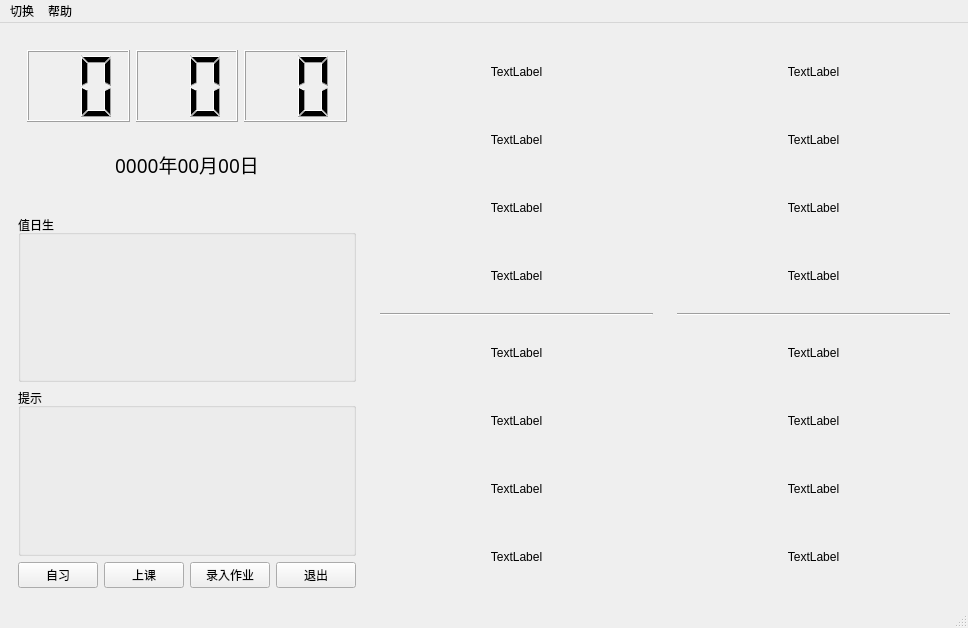
<?xml version="1.0" encoding="UTF-8"?>
<ui version="4.0">
 <class>MainWindow</class>
 <widget class="QMainWindow" name="MainWindow">
  <property name="geometry">
   <rect>
    <x>0</x>
    <y>0</y>
    <width>968</width>
    <height>628</height>
   </rect>
  </property>
  <property name="sizePolicy">
   <sizepolicy hsizetype="Maximum" vsizetype="Maximum">
    <horstretch>1</horstretch>
    <verstretch>1</verstretch>
   </sizepolicy>
  </property>
  <property name="windowTitle">
   <string>班级管理系统</string>
  </property>
  <widget class="QWidget" name="centralwidget">
   <property name="sizePolicy">
    <sizepolicy hsizetype="Expanding" vsizetype="Expanding">
     <horstretch>1</horstretch>
     <verstretch>1</verstretch>
    </sizepolicy>
   </property>
   <layout class="QGridLayout" name="gridLayout_4">
    <item row="0" column="0">
     <widget class="QWidget" name="widget_4" native="true">
      <property name="sizePolicy">
       <sizepolicy hsizetype="Maximum" vsizetype="Expanding">
        <horstretch>0</horstretch>
        <verstretch>1</verstretch>
       </sizepolicy>
      </property>
      <property name="autoFillBackground">
       <bool>false</bool>
      </property>
      <layout class="QGridLayout" name="gridLayout">
       <item row="3" column="3">
        <widget class="QPushButton" name="pushButton">
         <property name="text">
          <string>退出</string>
         </property>
        </widget>
       </item>
       <item row="1" column="0" colspan="4">
        <widget class="QGroupBox" name="CleaningGroup">
         <property name="title">
          <string>值日生</string>
         </property>
         <widget class="QLabel" name="clean">
          <property name="geometry">
           <rect>
            <x>10</x>
            <y>20</y>
            <width>371</width>
            <height>131</height>
           </rect>
          </property>
          <property name="text">
           <string/>
          </property>
         </widget>
        </widget>
       </item>
       <item row="3" column="1">
        <widget class="QPushButton" name="BtnClassBegin">
         <property name="text">
          <string>上课</string>
         </property>
        </widget>
       </item>
       <item row="3" column="2">
        <widget class="QPushButton" name="pushButton_2">
         <property name="text">
          <string>录入作业</string>
         </property>
        </widget>
       </item>
       <item row="2" column="0" colspan="4">
        <widget class="QGroupBox" name="Reminds">
         <property name="title">
          <string>提示</string>
         </property>
         <widget class="QLabel" name="remind">
          <property name="geometry">
           <rect>
            <x>10</x>
            <y>20</y>
            <width>371</width>
            <height>131</height>
           </rect>
          </property>
          <property name="text">
           <string/>
          </property>
          <property name="textFormat">
           <enum>Qt::AutoText</enum>
          </property>
         </widget>
        </widget>
       </item>
       <item row="3" column="0">
        <widget class="QPushButton" name="BtnClassOver">
         <property name="text">
          <string>自习</string>
         </property>
        </widget>
       </item>
       <item row="0" column="0" colspan="4">
        <widget class="QWidget" name="widget_5" native="true">
         <layout class="QGridLayout" name="gridLayout_5">
          <item row="0" column="0">
           <widget class="QLCDNumber" name="TimeClock_Hour">
            <property name="digitCount">
             <number>2</number>
            </property>
           </widget>
          </item>
          <item row="0" column="1">
           <widget class="QLCDNumber" name="TimeClock_Min">
            <property name="autoFillBackground">
             <bool>false</bool>
            </property>
            <property name="digitCount">
             <number>2</number>
            </property>
           </widget>
          </item>
          <item row="0" column="2">
           <widget class="QLCDNumber" name="TimeClock_Sec">
            <property name="digitCount">
             <number>2</number>
            </property>
           </widget>
          </item>
          <item row="1" column="0" colspan="3">
           <widget class="QLabel" name="label_date">
            <property name="font">
             <font>
              <family>Adobe Devanagari</family>
              <pointsize>14</pointsize>
             </font>
            </property>
            <property name="text">
             <string>0000年00月00日</string>
            </property>
            <property name="alignment">
             <set>Qt::AlignCenter</set>
            </property>
           </widget>
          </item>
         </layout>
        </widget>
       </item>
      </layout>
     </widget>
    </item>
    <item row="0" column="1">
     <widget class="QWidget" name="widget" native="true">
      <layout class="QGridLayout" name="gridLayout_2">
       <item row="5" column="0">
        <widget class="QLabel" name="time5">
         <property name="text">
          <string>TextLabel</string>
         </property>
         <property name="alignment">
          <set>Qt::AlignCenter</set>
         </property>
        </widget>
       </item>
       <item row="1" column="0">
        <widget class="QLabel" name="time2">
         <property name="text">
          <string>TextLabel</string>
         </property>
         <property name="alignment">
          <set>Qt::AlignCenter</set>
         </property>
        </widget>
       </item>
       <item row="3" column="0">
        <widget class="QLabel" name="time4">
         <property name="text">
          <string>TextLabel</string>
         </property>
         <property name="alignment">
          <set>Qt::AlignCenter</set>
         </property>
        </widget>
       </item>
       <item row="8" column="0">
        <widget class="QLabel" name="time8">
         <property name="text">
          <string>TextLabel</string>
         </property>
         <property name="alignment">
          <set>Qt::AlignCenter</set>
         </property>
        </widget>
       </item>
       <item row="6" column="0">
        <widget class="QLabel" name="time6">
         <property name="text">
          <string>TextLabel</string>
         </property>
         <property name="alignment">
          <set>Qt::AlignCenter</set>
         </property>
        </widget>
       </item>
       <item row="0" column="0">
        <widget class="QLabel" name="time1">
         <property name="text">
          <string>TextLabel</string>
         </property>
         <property name="alignment">
          <set>Qt::AlignCenter</set>
         </property>
        </widget>
       </item>
       <item row="2" column="0">
        <widget class="QLabel" name="time3">
         <property name="text">
          <string>TextLabel</string>
         </property>
         <property name="alignment">
          <set>Qt::AlignCenter</set>
         </property>
        </widget>
       </item>
       <item row="7" column="0">
        <widget class="QLabel" name="time7">
         <property name="text">
          <string>TextLabel</string>
         </property>
         <property name="alignment">
          <set>Qt::AlignCenter</set>
         </property>
        </widget>
       </item>
       <item row="4" column="0">
        <widget class="Line" name="line">
         <property name="orientation">
          <enum>Qt::Horizontal</enum>
         </property>
        </widget>
       </item>
      </layout>
     </widget>
    </item>
    <item row="0" column="2">
     <widget class="QWidget" name="widget_2" native="true">
      <layout class="QGridLayout" name="gridLayout_3">
       <item row="7" column="0">
        <widget class="QLabel" name="class7">
         <property name="text">
          <string>TextLabel</string>
         </property>
         <property name="alignment">
          <set>Qt::AlignCenter</set>
         </property>
        </widget>
       </item>
       <item row="3" column="0">
        <widget class="QLabel" name="class4">
         <property name="text">
          <string>TextLabel</string>
         </property>
         <property name="alignment">
          <set>Qt::AlignCenter</set>
         </property>
        </widget>
       </item>
       <item row="2" column="0">
        <widget class="QLabel" name="class3">
         <property name="text">
          <string>TextLabel</string>
         </property>
         <property name="alignment">
          <set>Qt::AlignCenter</set>
         </property>
        </widget>
       </item>
       <item row="0" column="0">
        <widget class="QLabel" name="class1">
         <property name="text">
          <string>TextLabel</string>
         </property>
         <property name="alignment">
          <set>Qt::AlignCenter</set>
         </property>
        </widget>
       </item>
       <item row="1" column="0">
        <widget class="QLabel" name="class2">
         <property name="text">
          <string>TextLabel</string>
         </property>
         <property name="alignment">
          <set>Qt::AlignCenter</set>
         </property>
        </widget>
       </item>
       <item row="5" column="0">
        <widget class="QLabel" name="class5">
         <property name="text">
          <string>TextLabel</string>
         </property>
         <property name="alignment">
          <set>Qt::AlignCenter</set>
         </property>
        </widget>
       </item>
       <item row="8" column="0">
        <widget class="QLabel" name="class8">
         <property name="text">
          <string>TextLabel</string>
         </property>
         <property name="alignment">
          <set>Qt::AlignCenter</set>
         </property>
        </widget>
       </item>
       <item row="6" column="0">
        <widget class="QLabel" name="class6">
         <property name="text">
          <string>TextLabel</string>
         </property>
         <property name="alignment">
          <set>Qt::AlignCenter</set>
         </property>
        </widget>
       </item>
       <item row="4" column="0">
        <widget class="Line" name="line_2">
         <property name="orientation">
          <enum>Qt::Horizontal</enum>
         </property>
        </widget>
       </item>
      </layout>
     </widget>
    </item>
   </layout>
  </widget>
  <widget class="QMenuBar" name="menubar">
   <property name="geometry">
    <rect>
     <x>0</x>
     <y>0</y>
     <width>968</width>
     <height>26</height>
    </rect>
   </property>
   <widget class="QMenu" name="menu">
    <property name="title">
     <string>切换</string>
    </property>
    <addaction name="action"/>
   </widget>
   <widget class="QMenu" name="menu_2">
    <property name="title">
     <string>帮助</string>
    </property>
    <addaction name="actionDETAILS"/>
    <addaction name="actionABOUT"/>
   </widget>
   <addaction name="menu"/>
   <addaction name="menu_2"/>
  </widget>
  <widget class="QStatusBar" name="statusbar"/>
  <action name="actionDETAILS">
   <property name="text">
    <string>功能说明</string>
   </property>
  </action>
  <action name="actionABOUT">
   <property name="text">
    <string>关于..</string>
   </property>
  </action>
  <action name="action">
   <property name="text">
    <string>联系老师</string>
   </property>
  </action>
 </widget>
 <resources/>
 <connections/>
</ui>
